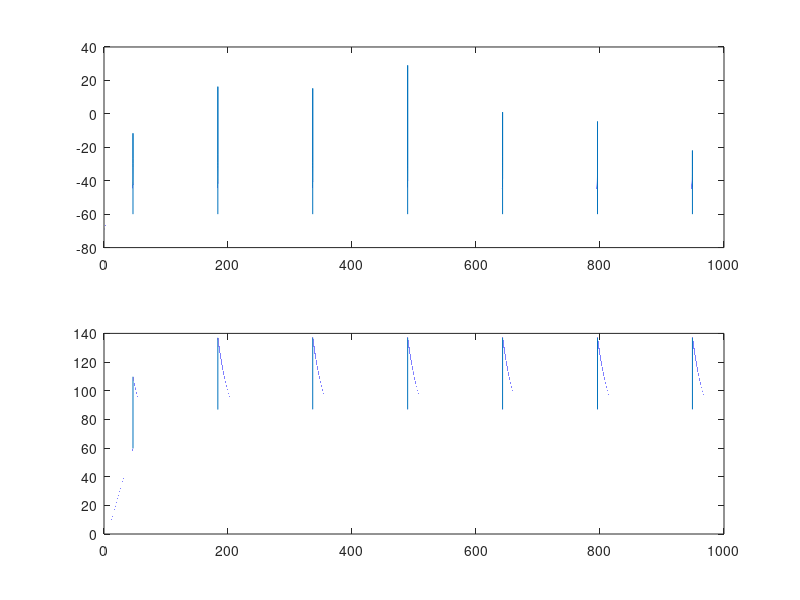

MATLAB code to generate this figure:
% AELIF_code.m
% Adaptive Exponential Leaky Integrate and Fire Model
% a 2-variable model than can reproduce many types of neural behavior
% see Naud, Marcille, Clopath, Gerstner, Biol. Cybern. 2006

clear

%% List of Cell Parameters

gL = 12;                % Leak conductance (microS)
C = 200;                % Capacitance (nF) 
EL = -70;               % Leak potential (mV)
V_Thresh = -50;         % Threshold potential (mV)
V_Reset = -60;          % Reset potential (mV)
deltaT = 2;             % Threshold shift factor (mV)
tauw = 30;              % Adaptation time constant (ms)
a = 4;                  % adaptation recovery 
b = 50;                  % adaptation strength

Iapp = 300;             % Applied current (nA)

Vmax = 100;              % level of voltage to detect a spike

%% Simulation set-up

dt = 0.001;               % dt in ms
tmax = 1000;            % maximum time in ms
tvector = 0:dt:tmax;

v = zeros(size(tvector));       % initialize voltage
v(1) = EL;
w = zeros(size(tvector));       % initialize adaptation variable

for j = 1:length(tvector)-1     % simulation of tmax

    if ( v(j) > Vmax )          % if there is a spike
        v(j) = V_Reset;         % reset the voltage
        w(j) = w(j) + b;        % increase the adaptation variable by b
    end
    
    % next line integrates the voltage over time, first part is like LIF
    % second part is an exponential spiking term
    % third part includes adaptation
    v(j+1) = v(j) + dt*( gL*(EL-v(j) + deltaT*exp((v(j)-V_Thresh)/deltaT) ) ...
       - w(j) + Iapp)/C;

   % next line decys the adaptation toward a steady state in between spikes
    w(j+1) = w(j) + dt*( a*(v(j)-EL) - w(j) )/tauw;
    
end
            

figure(1)
subplot(2,1,1)
plot(tvector,v)
subplot(2,1,2)
plot(tvector,w)

